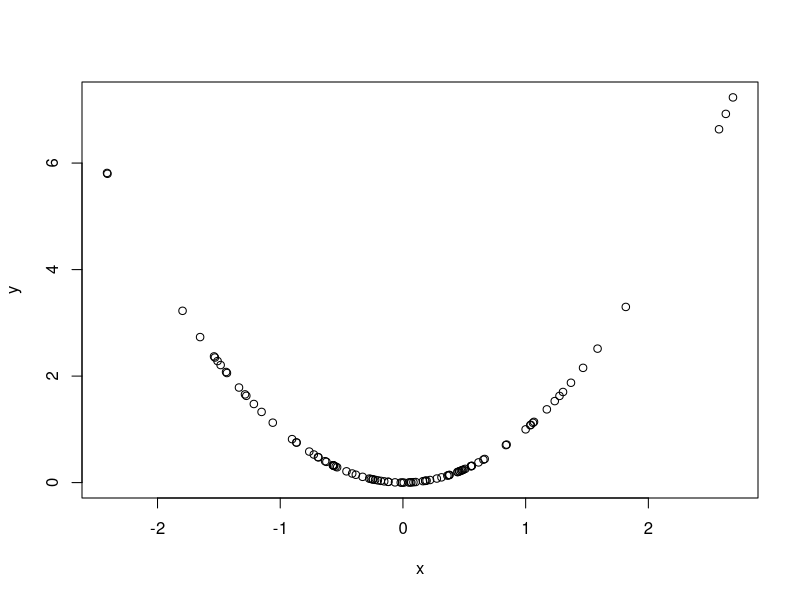

The R script that drew this image:
#' GitHub lesson
#' create script in R to store in GitHub
#' Ale Mandel
#' mandel1@email.arizona.edu
#'2018-07-03
#'---------------------------------------------------------------------

x = rnorm(n = 100)
y = x^2
plot(x, y)
